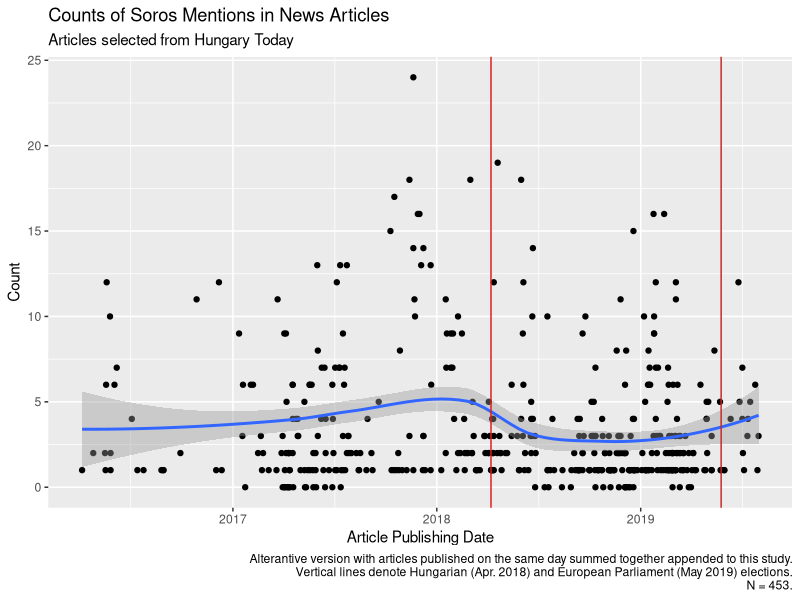
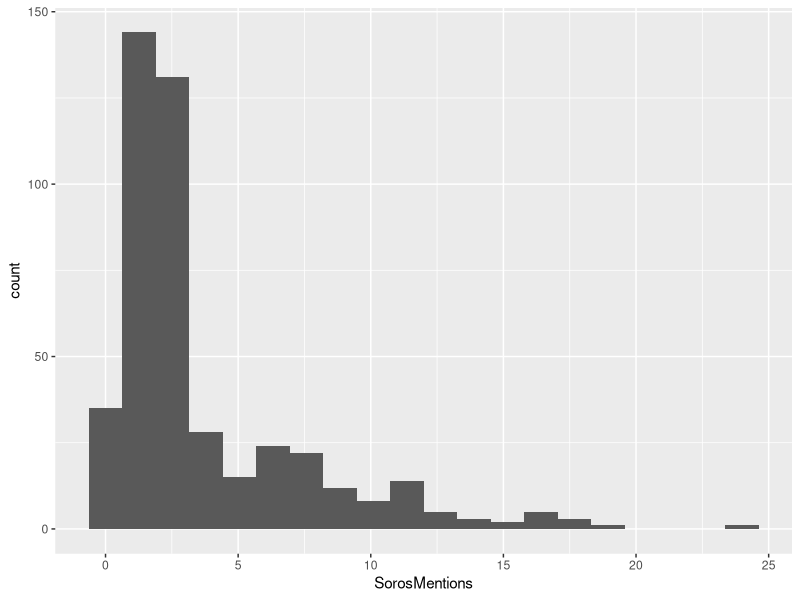
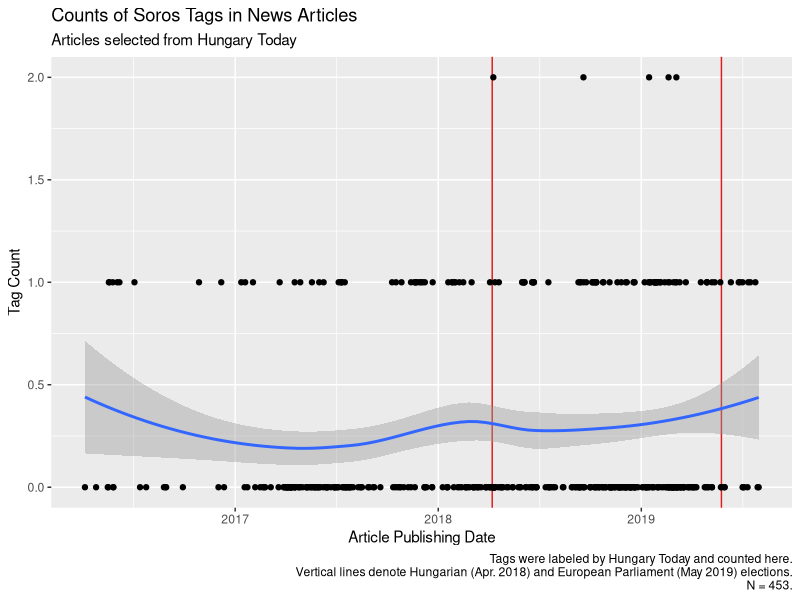
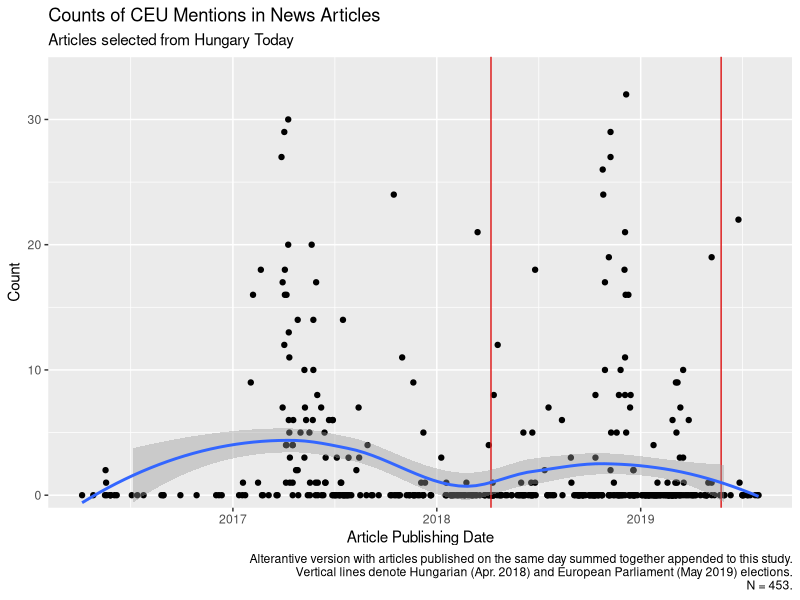
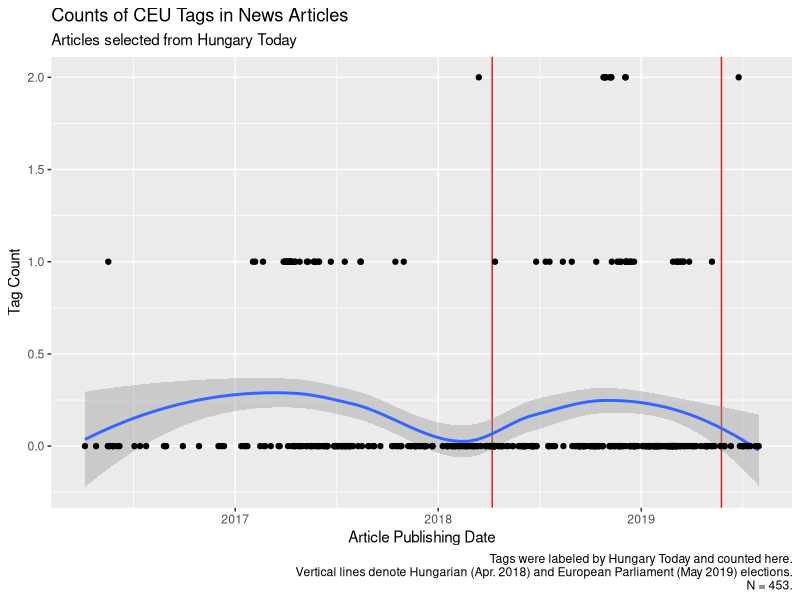
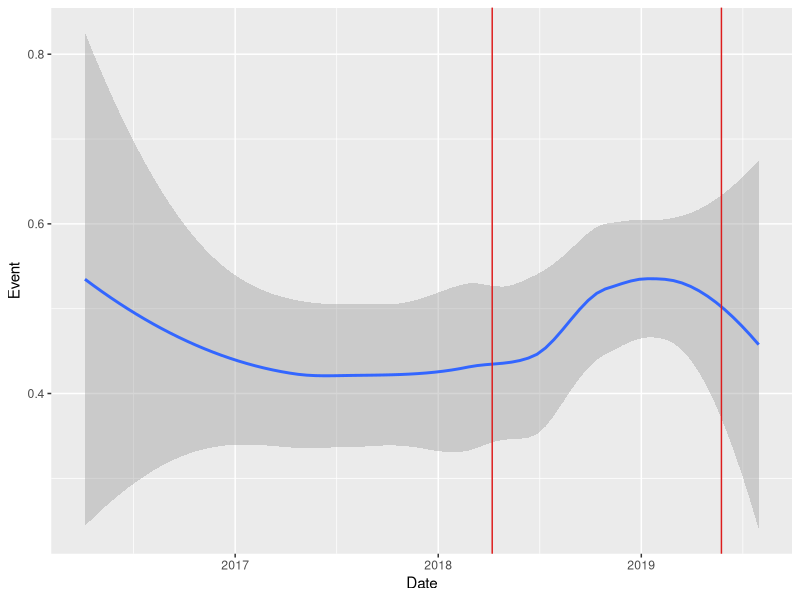
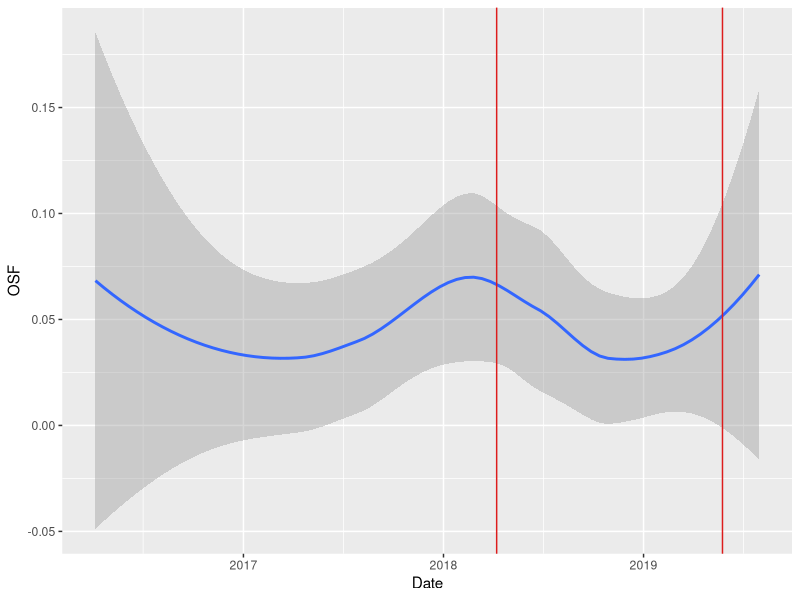
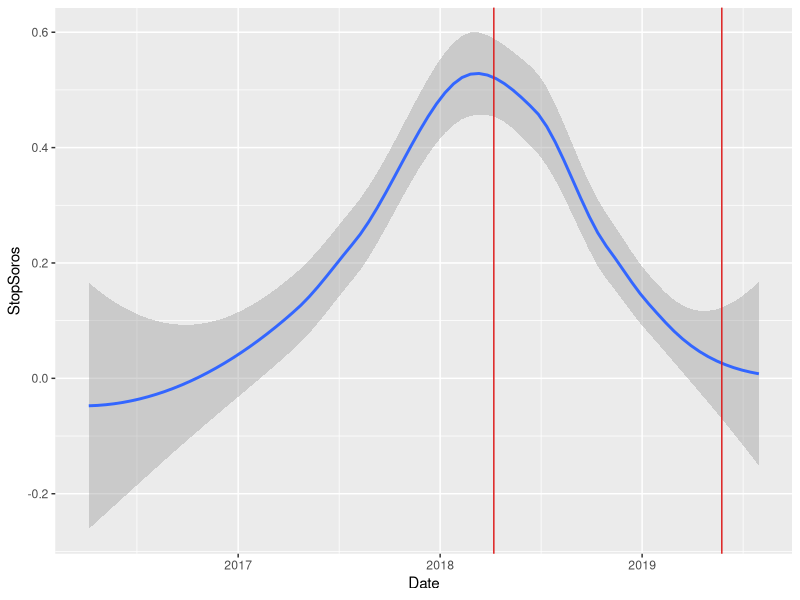

R code for these plots, in order:
## ---- chunk 1
knitr::opts_chunk$set(echo = FALSE)

library(lubridate)
library(readxl)
library(scales)
library(tidyverse)
## ---- chunk 2
google <- read_xlsx("google.xlsx")
## ---- chunk 3
graph1 <- google %>% ggplot(aes(x = Month)) +
  geom_line(aes(y = sorosWW, color = "'Soros' Worldwide")) +
  geom_line(aes(y = sorosCyrWW, color = "Soros (Cyr.) Worldwide")) +
  geom_line(aes(y = sorosHU, color = "'Soros' Hungary")) +
  geom_line(aes(y = sorosUS, color = "'Soros' US")) +
  labs(title = "Google Trends for 'Soros' Search Terms Over Time",
       caption = "Scale of 1-100 on Y axis determined by Google; numbers relative to each other over time.",
       y = "Relative Search Frequency",
       x = "Time",
       color = "Search Term")
## ---- chunk 4
pdf("graph1.pdf", width = 10, height = 4)
graph1
dev.off()
## ---- chunk 5
stats <- read_xlsx("stats.xlsx") %>%
  mutate(gdpPerCap = GDP/Population)
## ---- chunk 6
graph2 <- stats %>% ggplot(aes(x = Year, y = GDP)) +
  geom_line() +
  labs(title = "GDP Over Time",
       subtitle = "2008 marks beginning of uncertain economy for Hungary",
       y = "GDP in USD") +
  scale_x_continuous(breaks = c(1991, 1992, 1993, 1994, 1995, 1996, 1997, 1998, 1999, 2000, 2001, 2002, 2003, 2004, 2005, 2006, 2007, 2008, 2009, 2010, 2011, 2012, 2013, 2014, 2015, 2016, 2017, 2018)) +
  theme(axis.text.x = element_text(angle = 45, hjust = 1))
## ---- chunk 7
pdf("graph2.pdf", width = 7, height = 5)
graph2
dev.off()
## ---- chunk 8
graph3 <- stats %>% ggplot(aes(x = Year, y = Population)) +
  geom_line() +
  scale_y_continuous(labels = comma) +
  scale_x_continuous(breaks = c(1991, 1992, 1993, 1994, 1995, 1996, 1997, 1998, 1999, 2000, 2001, 2002, 2003, 2004, 2005, 2006, 2007, 2008, 2009, 2010, 2011, 2012, 2013, 2014, 2015, 2016, 2017, 2018)) +
  theme(axis.text.x = element_text(angle = 45, hjust = 1)) +
  labs(title = "Population Over Time",
        subtitle = "Declining population a demographic crisis; likely a moderate contributor to social panic")
## ---- chunk 9
pdf("graph3.pdf", width = 7, height = 5)
graph3
dev.off()
## ---- chunk 10
graph4 <- stats %>% ggplot(aes(x = Year, y = Population)) +
  geom_line() +
  scale_y_continuous(labels = comma) +
  scale_x_continuous(breaks = c(1991, 1992, 1993, 1994, 1995, 1996, 1997, 1998, 1999, 2000, 2001, 2002, 2003, 2004, 2005, 2006, 2007, 2008, 2009, 2010, 2011, 2012, 2013, 2014, 2015, 2016, 2017, 2018)) +
  theme(axis.text.x = element_text(angle = 45, hjust = 1)) +
  labs(title = "Population Over Time",
        subtitle = "Declining population a demographic crisis; likely a moderate contributor to social panic", caption = "Y axis origin forced to 0.") +
  expand_limits(y = 0)
## ---- chunk 11
pdf("graph4.pdf", width = 7, height = 5)
graph4
dev.off()
## ---- chunk 12
graph5 <- stats %>% ggplot(aes(x = Year, y = gdpPerCap)) +
  geom_line() +
  labs(title = "GDP Per Capita Over Time",
       subtitle = "Decline in population does not strongly affect GDP trend.",
       y = "GDP Per Capita in USD") +
  scale_y_continuous(labels = comma) +
  scale_x_continuous(breaks = c(1991, 1992, 1993, 1994, 1995, 1996, 1997, 1998, 1999, 2000, 2001, 2002, 2003, 2004, 2005, 2006, 2007, 2008, 2009, 2010, 2011, 2012, 2013, 2014, 2015, 2016, 2017, 2018)) +
  theme(axis.text.x = element_text(angle = 45, hjust = 1))
## ---- chunk 13
pdf("graph5.pdf", width = 7, height = 5)
graph5
dev.off()
## ---- chunk 14
google2 <- read_xlsx("google2.xlsx")
## ---- chunk 15
# graph6 <- google2 %>% ggplot(aes(x = Month)) +
#   geom_line(aes(y = OSFww, color = "'Open Society Foundations' Worldwide")) +
#   geom_line(aes(y = OSFus, color = "'Open Society Foundations' US")) +
#   geom_line(aes(y = OSFruWW, color = "Open Society Foundations (Russian) Russia")) +
#   geom_line(aes(y = OSUhuENG, color = "'Open Society Foundations' Hungary")) +
#   labs(title = "Google Trends for 'Soros' Search Terms Over Time",
#        caption = "Scale of 1-100 on Y axis determined by Google; numbers relative to each other over time. All search terms in English unless denoted otherwise.",
#        y = "Relative Search Frequency",
#        x = "Time",
#        color = "Search Term")

# This is commented out because I'm not using this graph; it's really messy. But in case you want it, here it is.
## ---- chunk 16
graph7 <- google2 %>% ggplot(aes(x = Month)) +
  geom_line(aes(y = OSFww)) +
  labs(title = "Google Trends for 'Open Society Foundations' Search Term: Worldwide",
       caption = "Scale of 1-100 on Y axis determined by Google; numbers relative to each other over time.
       Search term was 'Open Society Foundations' in English and worldwide.",
       y = "Relative Search Frequency",
       x = "Time")
## ---- chunk 17
pdf("graph7.pdf", width = 10, height = 4)
graph7
dev.off()
## ---- chunk 18
graph8 <- google2 %>% ggplot(aes(x = Month)) +
  geom_line(aes(y = OSFus)) +
  labs(title = "Google Trends for 'Open Society Foundations' Search Term: US",
       caption = "Scale of 1-100 on Y axis determined by Google; numbers relative to each other over time.
       Search term was 'Open Society Foundations' in English and in the US.",
       y = "Relative Search Frequency",
       x = "Time")
## ---- chunk 19
pdf("graph8.pdf", width = 10, height = 4)
graph8
dev.off()
## ---- chunk 20
# I'm pretty sure graphs 9 and 10 are the same, but I didn't delete on because I'm not entirely sure.

graph9 <- google2 %>% ggplot(aes(x = Month)) +
  geom_line(aes(y = OSFruWW)) +
  labs(title = "Google Trends for Open Society Foundations (Russian) Search Term: Worldwide",
       caption = "Scale of 1-100 on Y axis determined by Google; numbers relative to each other over time.
       Search term was 'Open Society Foundations' in Russian and worldwide.",
       y = "Relative Search Frequency",
       x = "Time")
## ---- chunk 21
pdf("graph9.pdf", width = 10, height = 4)
graph9
dev.off()
## ---- chunk 22
graph10 <- google2 %>% ggplot(aes(x = Month)) +
  geom_line(aes(y = OSFruWW)) +
  labs(title = "Google Trends for Open Society Foundations (Russian) Search Term: Worldwide",
       caption = "Scale of 1-100 on Y axis determined by Google; numbers relative to each other over time.
       Search term was 'Open Society Foundations' in Russian and worldwide.",
       y = "Relative Search Frequency",
       x = "Time")
## ---- chunk 23
pdf("graph10.pdf", width = 10, height = 4)
graph10
dev.off()
## ---- chunk 24
graph11 <- google2 %>% ggplot(aes(x = Month)) +
  geom_line(aes(y = OSUhuENG)) +
  labs(title = "Google Trends for 'Open Society Foundations' Search Term: Hungary",
       caption = "Scale of 1-100 on Y axis determined by Google; numbers relative to each other over time.
       Search term was 'Open Society Foundations' in English and in Hungary.",
       y = "Relative Search Frequency",
       x = "Time")
## ---- chunk 25
pdf("graph11.pdf", width = 10, height = 4)
graph11
dev.off()
## ---- chunk 26
google3 <- read_xlsx("google3.xlsx")
## ---- chunk 27
graph12 <- google3 %>% ggplot(aes(x = Month)) +
  geom_line(aes(y = CEUruWW)) +
  labs(title = "Google Trends for Central European University (Russian) Search Term: Worldwide",
       caption = "Scale of 1-100 on Y axis determined by Google; numbers relative to each other over time.
       Search term was Central European University in Russian and worldwide.",
       y = "Relative Search Frequency",
       x = "Time")
## ---- chunk 28
pdf("graph12.pdf", width = 10, height = 4)
graph12
dev.off()
## ---- chunk 29
graph13 <- google3 %>% ggplot(aes(x = Month)) +
  geom_line(aes(y = CEUruNDww)) +
  labs(title = "Google Trends for Central European University (Russian, No Dash) Search Term: Worldwide",
       caption = "Scale of 1-100 on Y axis determined by Google; numbers relative to each other over time.
       Search term was 'Central European University' in Russian and worldwide.
       The original Russian term contains a dash that was omitted for this version.",
       y = "Relative Search Frequency",
       x = "Time")
## ---- chunk 30
pdf("graph13.pdf", width = 10, height = 4)
graph13
dev.off()
## ---- chunk 31
graph14 <- google3 %>% ggplot(aes(x = Month)) +
  geom_line(aes(y = CEUhu)) +
  labs(title = "Google Trends for Central European University (Hungarian) Search Term: Hungary",
       caption = "Scale of 1-100 on Y axis determined by Google; numbers relative to each other over time.
       Search term was Central European University in Hungarian and in Hungary.",
       y = "Relative Search Frequency",
       x = "Time")
## ---- chunk 32
pdf("graph14.pdf", width = 10, height = 4)
graph14
dev.off()
## ---- chunk 33
graph15 <- google3 %>% ggplot(aes(x = Month)) +
  geom_line(aes(y = CEUhuNA)) +
  labs(title = "Google Trends for Central European University (Hungarian, No Diacritics) Search Term: Hungary",
       caption = "Scale of 1-100 on Y axis determined by Google; numbers relative to each other over time.
       Search term was Central European University in Hungarian and in Hungary.
       The original Hungarian term contains diacritics that were omitted for this version.",
       y = "Relative Search Frequency",
       x = "Time")
## ---- chunk 34
pdf("graph15.pdf", width = 10, height = 4)
graph15
dev.off()
## ---- chunk 35
graph16 <- google3 %>% ggplot(aes(x = Month)) +
  geom_line(aes(y = CEUhuENG)) +
  labs(title = "Google Trends for 'Central European University' Search Term: Hungary",
       caption = "Scale of 1-100 on Y axis determined by Google; numbers relative to each other over time.
       Search term was Central European University in English and in Hungary.",
       y = "Relative Search Frequency",
       x = "Time")
## ---- chunk 36
pdf("graph16.pdf", width = 10, height = 4)
graph16
dev.off()
## ---- chunk 37
graph17 <- google3 %>% ggplot(aes(x = Month)) +
  geom_line(aes(y = CEUus)) +
  labs(title = "Google Trends for 'Central European University' Search Term: US",
       caption = "Scale of 1-100 on Y axis determined by Google; numbers relative to each other over time.
       Search term was Central European University in English and in the US.",
       y = "Relative Search Frequency",
       x = "Time")
## ---- chunk 38
pdf("graph17.pdf", width = 10, height = 4)
graph17
dev.off()
## ---- chunk 39
graph18 <- google3 %>% ggplot(aes(x = Month)) +
  geom_line(aes(y = CEUww)) +
  labs(title = "Google Trends for 'Central European University' Search Term: Worldwide",
       caption = "Scale of 1-100 on Y axis determined by Google; numbers relative to each other over time.
       Search term was Central European University in English and Worldwide.",
       y = "Relative Search Frequency",
       x = "Time")
## ---- chunk 40
pdf("graph18.pdf", width = 10, height = 4)
graph18
dev.off()
## ---- chunk 41
# The following four graphs are Graph 1 parsed out to be four individual graphs. They also reflect updated data that contains May 2020 (and relative adjustments thereto.)
## ---- chunk 42
graph19 <- google %>% ggplot(aes(x = Month)) +
  geom_line(aes(y = sorosWW)) +
  labs(title = "Google Trends for 'Soros' Search Term: Worldwide",
       caption = "Scale of 1-100 on Y axis determined by Google; numbers relative to each other over time.
       Search term was Soros in Latin letters and worldwide.",
       y = "Relative Search Frequency",
       x = "Time")
## ---- chunk 43
pdf("graph19.pdf", width = 10, height = 4)
graph19
dev.off()
## ---- chunk 44
graph20 <- google %>% ggplot(aes(x = Month)) +
    geom_line(aes(y = sorosCyrWW)) +
  labs(title = "Google Trends for Soros (Cyr.) Search Term: Worldwide",
       caption = "Scale of 1-100 on Y axis determined by Google; numbers relative to each other over time.
       Search term was Soros in Cyrillic letters and worldwide.",
       y = "Relative Search Frequency",
       x = "Time")
## ---- chunk 45
pdf("graph20.pdf", width = 10, height = 4)
graph20
dev.off()
## ---- chunk 46
graph21 <- google %>% ggplot(aes(x = Month)) +
    geom_line(aes(y = sorosHU)) +
  labs(title = "Google Trends for 'Soros' Search Term: Hungary",
       caption = "Scale of 1-100 on Y axis determined by Google; numbers relative to each other over time.
       Search term was Soros in Latin letters and in Hungary.",
       y = "Relative Search Frequency",
       x = "Time")
## ---- chunk 47
pdf("graph21.pdf", width = 10, height = 4)
graph21
dev.off()
## ---- chunk 48
graph22 <- google %>% ggplot(aes(x = Month)) +
      geom_line(aes(y = sorosUS)) +
  labs(title = "Google Trends for 'Soros' Search Term: US",
       caption = "Scale of 1-100 on Y axis determined by Google; numbers relative to each other over time.
       Search term was Soros in Latin letters and in the US.",
       y = "Relative Search Frequency",
       x = "Time")
## ---- chunk 49
pdf("graph22.pdf", width = 10, height = 4)
graph22
dev.off()
## ---- chunk 50
# Loading in data from Hungary Today. This is the R friendly version, so it should have no quotation marks or diacritics in the character cells.

htdirty <- read_xlsx("HTRfri.xlsx")

# The tics were coming from spaces in the column names. I also unfroze the top row and unbolded the font. I deleted the URL column as well. It still exists in the Google Sheets version of this dataset online.
## ---- chunk 51
ht <- htdirty %>%
  mutate(Date = as_date(Date))

# for whatever reason, after messing around with the data some, it decided to randomly cast the Date columns as posixct. I converted it to Dates class here.

graph23 <- ht %>%
  ggplot(aes(x = Date, y = SorosMentions)) +
  geom_point() +
  geom_smooth(method = "loess") +
  geom_vline(colour="#DD1C1C", xintercept=as.numeric(ht$Date[c(189, 438)])) +
  labs(title = "Counts of Soros Mentions in News Articles", subtitle = "Articles selected from Hungary Today", caption = "Alterantive version with articles published on the same day summed together appended to this study.
  Vertical lines denote Hungarian (Apr. 2018) and European Parliament (May 2019) elections.
       N = 453.", y = "Count", x = "Article Publishing Date")

graph23
## ---- chunk 52
pdf("graph23.pdf", height = 4, width = 6)
graph23
dev.off()
## ---- chunk 53
# the following mini datasets I broked up because I was having issues with my larger data file. I fixed those issues however and these are now unnecessary.

# htmini <- ht %>%
#   mutate(Year = year(Date)) %>%
#   filter(Year == 2016)
# 
# graph24 <- htmini %>%
#   ggplot(aes(x = Date)) +
#   geom_point(aes(y = SorosMentions))
# 
# graph24
## ---- chunk 54
# htmini2 <- ht %>%
#   mutate(Year = year(Date)) %>%
#   filter(Year == 2017)
# 
# graph25 <- htmini2 %>%
#   ggplot(aes(x = Date)) +
#   geom_point(aes(y = SorosMentions))
# 
# graph25
## ---- chunk 55
# htmini3 <- ht %>%
#   mutate(Year = year(Date)) %>%
#   filter(Year == 2018)
# 
# graph26 <- htmini3 %>%
#   ggplot(aes(x = Date)) +
#   geom_point(aes(y = SorosMentions))
# 
# graph26
## ---- chunk 56
# htmini4 <- ht %>%
#   mutate(Year = year(Date)) %>%
#   filter(Year == 2019)
# 
# graph27 <- htmini4 %>%
#   ggplot(aes(x = Date)) +
#   geom_point(aes(y = SorosMentions))
# 
# graph27
## ---- chunk 57
# Dist of SorosMentions

graph28 <- ht %>%
  ggplot(aes(x = SorosMentions)) +
  geom_histogram(bins = 20)

graph28
## ---- chunk 58
graph29 <- ht %>%
  ggplot(aes(x = Date, y = SorosTag)) +
  geom_vline(colour="#DD1C1C", xintercept=ht$Date[c(189, 438)]) +
  # Please note the numbers above correspond to dates that special events occured, but not necessarily the actual news story I use to cite them in or the HT news story that discusses that event.
  geom_smooth(method = "loess") +
  geom_point() +
  labs(title = "Counts of Soros Tags in News Articles", subtitle = "Articles selected from Hungary Today", caption = "Tags were labeled by Hungary Today and counted here.
  Vertical lines denote Hungarian (Apr. 2018) and European Parliament (May 2019) elections.
       N = 453.", y = "Tag Count", x = "Article Publishing Date")

graph29
## ---- chunk 59
pdf("graph29.pdf", height = 4, width = 6)
graph29
dev.off()
## ---- chunk 60
graph30 <- ht %>%
  ggplot(aes(x = Date, y = CEUMention)) +
  geom_point() +
  geom_vline(colour="#DD1C1C", xintercept=as.numeric(ht$Date[c(189, 438)])) +
  geom_smooth(method = "loess") +
  scale_y_continuous(expand = c(0, 0), limits = c(-1, 35)) +
  labs(title = "Counts of CEU Mentions in News Articles", subtitle = "Articles selected from Hungary Today", caption = "Alterantive version with articles published on the same day summed together appended to this study.
  Vertical lines denote Hungarian (Apr. 2018) and European Parliament (May 2019) elections.
       N = 453.", y = "Count", x = "Article Publishing Date")

graph30
## ---- chunk 61
pdf("graph30.pdf", height = 4, width = 6)
graph30
dev.off()
## ---- chunk 62
graph31 <- ht %>%
  ggplot(aes(x = Date, y = CEUTag)) +
  geom_vline(colour="#DD1C1C", xintercept=ht$Date[c(189, 438)]) +
  geom_smooth(method = "loess") +
  labs(title = "Counts of CEU Tags in News Articles", subtitle = "Articles selected from Hungary Today", caption = "Tags were labeled by Hungary Today and counted here.
  Vertical lines denote Hungarian (Apr. 2018) and European Parliament (May 2019) elections.
       N = 453.", y = "Tag Count", x = "Article Publishing Date") +
  geom_point()

graph31
## ---- chunk 63
pdf("graph31.pdf", height = 4, width = 6)
graph31
dev.off()
## ---- chunk 64
graph32 <- ht %>%
  ggplot(aes(x = Date, y = Event)) +
  geom_smooth(method = "loess") +
  geom_vline(colour="#DD1C1C", xintercept=ht$Date[c(189, 438)])

graph32
## ---- chunk 65
graph33 <- ht %>%
  ggplot(aes(x = Date, y = OSF)) +
  geom_smooth(method = "loess") +
  geom_vline(colour="#DD1C1C", xintercept=ht$Date[c(189, 438)])

graph33
## ---- chunk 66
graph34 <- ht %>%
  ggplot(aes(x = Date, y = StopSoros)) +
  geom_smooth(method = "loess") +
  geom_vline(colour="#DD1C1C", xintercept=ht$Date[c(189, 438)])

graph34
## ---- chunk 67
graph35 <- ht %>%
  ggplot(aes(x = Date, y = Elections)) +
  geom_smooth(method = "loess") +
  geom_vline(colour="#DD1C1C", xintercept=ht$Date[c(189, 438)])

graph35
## ---- chunk 68
graph36 <- ht %>%
  ggplot(aes(x = Date, y = Event)) +
  geom_smooth(method = "loess") +
  geom_vline(colour="#DD1C1C", xintercept=ht$Date[c(189, 438)]) +
  geom_vline(colour="#1D8234", xintercept=ht$Date[c(40, 50, 92, 126, 151, 163, 208, 234, 289, 374, 391, 401, 422)])
# Please note the numbers above correspond to dates that special events occured, but not necessarily the actual news story I use to cite them in or the HT news story that discusses that event.
graph36
## ---- chunk 69
graph37 <- ht %>%
  ggplot(aes(x = Date, y = SorosMentions)) +
  geom_point() +
  geom_smooth(method = "loess") +
  geom_vline(colour="#DD1C1C", xintercept=as.numeric(ht$Date[c(189, 438)])) +
  geom_vline(colour="#1D8234", xintercept=ht$Date[c(40, 50, 92, 126, 151, 163, 208, 234, 289, 374, 391, 401, 422)])

graph37
## ---- chunk 70
# summing SorosMentions values by date

graph38 <- ht %>% 
  group_by(Date) %>% 
  summarise(Mentions = sum(SorosMentions)) %>%
  ggplot(aes(x = Date, y = Mentions)) +
  geom_point() +
  geom_smooth(method = "loess") +
  # I originally recalculated the line placement numbers to fit the grouped data, but I actually needed my original numbers weirdly enough.
  geom_vline(colour="#DD1C1C", xintercept=as.numeric(ht$Date[c(189, 428)]))

graph38
## ---- chunk 71
# Reading in updated data from separate Excel file

htdirty2 <- read_xlsx("HTRfri2.xlsx")

ht2 <- htdirty2 %>%
  mutate(Date = as_date(Date))
## ---- chunk 72
graph39 <- ht2 %>%
  ggplot(aes(x = Date, y = Terrorism)) +
  geom_point() +
  scale_y_continuous(expand = c(0, 0), limits = c(-0.1, 2)) +
  labs(title = "News Articles Mentioning Terrorism", subtitle = "Articles selected from Hungary Today", caption = "Point position at 1 denotes the article mentioned terrorism. Position at 0 denotes absence of the term.
  Vertical lines denote Hungarian (Apr. 2018) and European Parliament (May 2019) elections.
       N = 453.", y = "Binary Presence/Absence of Term", x = "Article Publishing Date") +
  geom_vline(colour="#DD1C1C", xintercept=as.numeric(ht$Date[c(189, 428)]))
  

graph39
## ---- chunk 73
pdf("graph39.pdf", width = 6, height = 4)
graph39
dev.off()
## ---- chunk 74
graph40 <- ht2 %>%
  ggplot(aes(x = Date, y = Immigration)) +
  geom_point() +
  scale_y_continuous(expand = c(0, 0), limits = c(-0.1, 2)) +
  labs(title = "News Articles Mentioning Immigration", subtitle = "Articles selected from Hungary Today", caption = "Point position at 1 denotes the article mentioned immigration. Position at 0 denotes absence of the term.
  Vertical lines denote Hungarian (Apr. 2018) and European Parliament (May 2019) elections.
  Curve fit to show trend in data.
       N = 453.", y = "Binary Presence/Absence of Term", x = "Article Publishing Date") +
  geom_smooth(method = "loess") +
  geom_vline(colour="#DD1C1C", xintercept=as.numeric(ht$Date[c(189, 428)]))
  

graph40
## ---- chunk 75
pdf("graph40.pdf", width = 6, height = 4)
graph40
dev.off()
## ---- chunk 76
graph41 <- ht2 %>%
  ggplot(aes(x = Date, y = Islamophobia)) +
  geom_point() +
  scale_y_continuous(expand = c(0, 0), limits = c(-0.1, 2)) +
  labs(title = "News Articles Mentioning Islamophobia", subtitle = "Articles selected from Hungary Today", caption = "Point position at 1 denotes the article mentioned Islamophobic statements.
  Position at 0 denotes absence of the term.
  Vertical lines denote Hungarian (Apr. 2018) and European Parliament (May 2019) elections.
       N = 453.", y = "Binary Presence/Absence of Term", x = "Article Publishing Date") +
  geom_vline(colour="#DD1C1C", xintercept=as.numeric(ht$Date[c(189, 428)]))
  

graph41
## ---- chunk 77
pdf("graph41.pdf", width = 6, height = 4)
graph41
dev.off()
## ---- chunk 78
graph42 <- ht2 %>%
  ggplot(aes(x = Date, y = Christianity)) +
  geom_point() +
  scale_y_continuous(expand = c(0, 0), limits = c(-0.1, 2)) +
  labs(title = "News Articles Mentioning Christianity", subtitle = "Articles selected from Hungary Today", caption = "Point position at 1 denotes the article mentioned Christianity. Position at 0 denotes absence of the term.
  Vertical lines denote Hungarian (Apr. 2018) and European Parliament (May 2019) elections.
       N = 453.", y = "Binary Presence/Absence of Term", x = "Article Publishing Date") +
  geom_vline(colour="#DD1C1C", xintercept=as.numeric(ht$Date[c(189, 428)]))
  

graph42
## ---- chunk 79
pdf("graph42.pdf", width = 6, height = 4)
graph42
dev.off()
## ---- chunk 80
# Reading in updated data that contains variables for mentions of the EU, the "Soros network," and both (EUSN).

htdirty3 <- read_xlsx("HTRfri3.xlsx")

ht3 <- htdirty3 %>%
  mutate(Date = as_date(Date))
## ---- chunk 81
graph43 <- ht3 %>%
  ggplot(aes(x = Date, y = EUSN)) +
  geom_point() +
  scale_y_continuous(expand = c(0, 0), limits = c(-0.1, 2)) +
  labs(title = "News Articles Mentioning Both the EU and the Soros Network", subtitle = "Articles selected from Hungary Today", caption = "Point position at 1 denotes the article mentioned both terms.
  Position at 0 denotes absence of one or both of the terms.
  Vertical lines denote Hungarian (Apr. 2018) and European Parliament (May 2019) elections.
       N = 453.", y = "Binary Presence/Absence of Terms", x = "Article Publishing Date") +
  geom_smooth(method = "loess") +
  geom_vline(colour="#DD1C1C", xintercept=as.numeric(ht$Date[c(189, 428)]))

graph43
## ---- chunk 82
pdf("graph43.pdf", width = 6, height = 4)
graph43
dev.off()
## ---- chunk 83
graph44 <- ht3 %>%
  ggplot(aes(x = Date, y = SorosNetwork)) +
  geom_point() +
  scale_y_continuous(expand = c(0, 0), limits = c(-0.1, 2)) +
  labs(title = "News Articles Mentioning the Soros Network", subtitle = "Articles selected from Hungary Today", caption = "Point position at 1 denotes the article mentioned the so-called Soros network.
  Position at 0 denotes absence of the term.
  Vertical lines denote Hungarian (Apr. 2018) and European Parliament (May 2019) elections.
       N = 453.", y = "Binary Presence/Absence of Term", x = "Article Publishing Date") +
  geom_smooth(method = "loess") +
  geom_vline(colour="#DD1C1C", xintercept=as.numeric(ht$Date[c(189, 428)]))

graph44
## ---- chunk 84
pdf("graph44.pdf", width = 6, height = 4)
graph44
dev.off()
## ---- chunk 85
# Combining Soros and CEU mentions

# graph45 <- ht3 %>%
#   mutate(SorosCEU = SorosMentions + CEUMention) %>%
#   ggplot(aes(x = Date, y = SorosCEU)) +
#   geom_point() +
#   geom_smooth(method = "loess")
# 
# graph45

# this graph doesn't really show anything interesting, but here it is for posterity's sake
## ---- chunk 86
